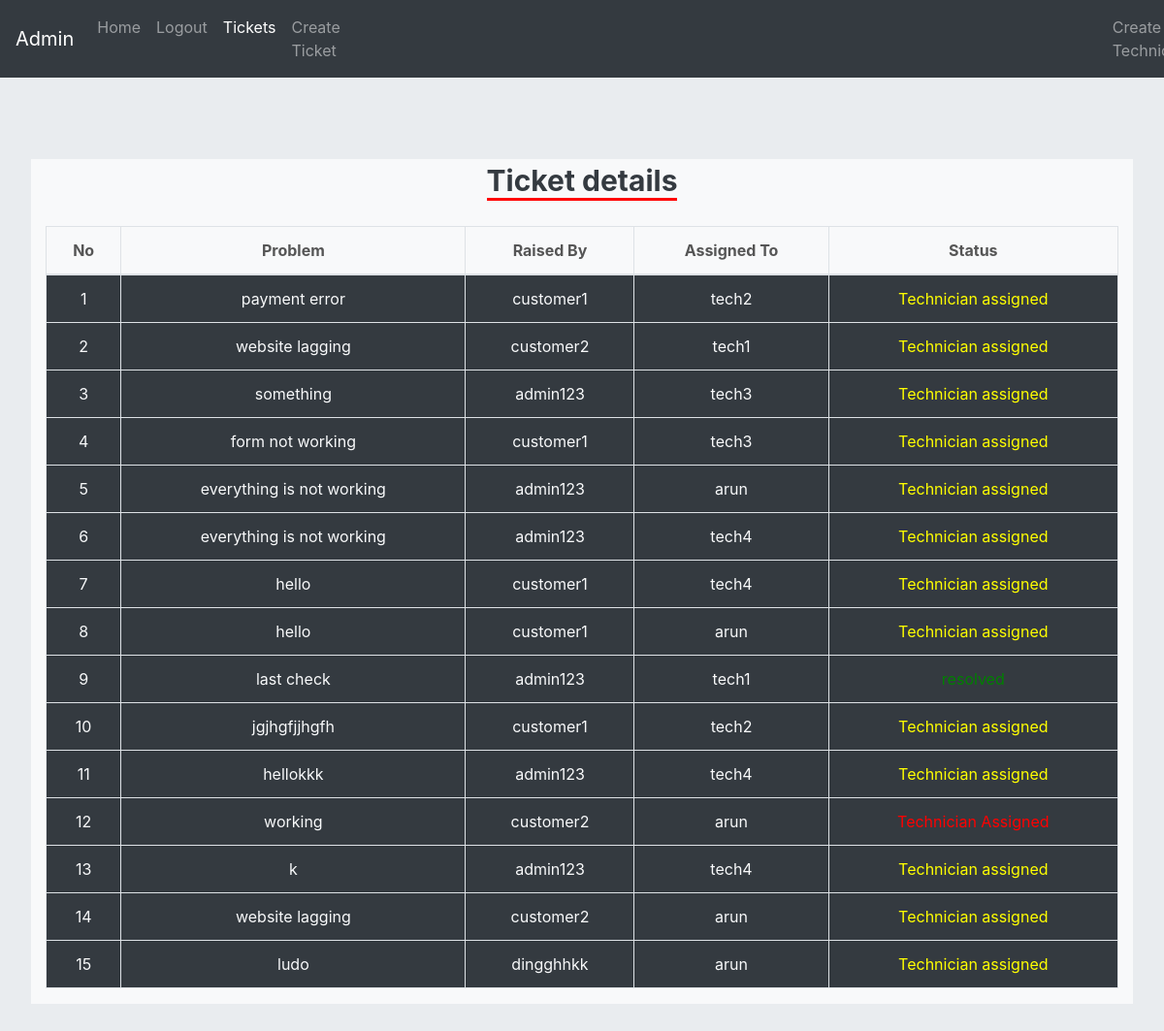
The app's page /webadmin/ (signed in) with its own data.
### administer/models.py (models this page shows, shortened)
class Ticket(models.Model):
    user = models.ForeignKey(User, on_delete=models.CASCADE)
    content = models.CharField(max_length=50)
    technician = models.CharField(max_length=50, blank=True, null=True)
    status = models.CharField(max_length=50, default='pending')
    time = models.DateTimeField(default=timezone.now)

class User(AbstractUser):
    is_customer = models.BooleanField(default=False)
    is_technician = models.BooleanField(default=False)

### customers/views.py (the view)
# urls.py: path('admin/', admin.site.urls),
@admin_login_required
def admin(request):
    technicians = User.objects.filter(is_technician=True)
    tickets = Ticket.objects.all()
    length = len(list(tickets))
    return render(request, 'customers/admin.html', {'tickets': tickets, 'technicians': technicians, 'length': length})

### customers/templates/customers/admin.html (shortened to what this page needs)
{% extends 'customers/base.html' %}
{% block content %}
    <nav class="navbar fixed-top navbar-expand-lg navbar-dark bg-dark">
        <a class="navbar-brand" href="#">Admin</a>
        <div class="collapse navbar-collapse" id="navbarSupportedContent">
             <ul class="navbar-nav mr-auto">
                <li class="nav-item">
                    <a class="nav-link" href="{% url 'home' %}">Home <span class="sr-only">(current)</span></a>
                </li>
                 <li class="nav-item">
                    <a class="nav-link" href="{% url 'logout' %}">Logout</a>
                </li>
                <li class="nav-item active">
                    <a class="nav-link" href="{% url 'admin' %}">Tickets</a>
                </li>
                  <li class="nav-item">
                    <a class="nav-link" href="{% url 'admin_ticket' %}"> Create Ticket</a>
                </li>
                 <li class="nav-item" style="margin-left:780px;">
                    <a class="nav-link" href="{% url 'technician_signup' %}">Create Technician</a>
                </li>
            </ul>
        </div>
    </nav>
{% if length is 0 %}
    <div class="jumbotron text-info text-center" style="margin-top:100px;">
            <h3>No queries raised by customers!</h3>
    </div>
{% else %}
    <div class="jumbotron" >
        <div class="container bg-light" style="margin-top:100px;">
            <div class="text-center">
                    <strong style="font-size:30px;border-bottom:3px solid red;" class="text-dark" >Ticket details</strong>
            </div><br>
            <div class="table-responsive">
                <table class="table table-bordered table-striped table-hover ">
                    <thead>
                        <tr style="color:#555;text-align:center;">
                            <th>No</th>
                            <th>Problem</th>
                            <th>Raised By</th>
                            <th>Assigned To</th>
                            <th>Status</th>
                        </tr>
                    </thead>
                    <tbody>
                        {% for ticket in tickets %}
                            <tr  class=" bg-dark text-light text-center">
                                <td>{{forloop.counter}}</td>
                                <td title="ticket">{{ticket.content}}</td>
                                <td title="ticket">{{ticket.user}}</td>
                                {% if ticket.technician is None%}
                                    <td class="text-danger">Not yet assigned</td>
                                {% else %}
                                    <td>{{ticket.technician}}</td>
                                {% endif %}
                                {% if ticket.status == "resolved" %}
                                    <td title="status" style="color:green;">{{ticket.status}}</td>
                                {% elif ticket.status == "Technician assigned" %}
                                    <td title="status" style="color:yellow;">{{ticket.status}}</td>
                                {% else %}
                                    <td title="status" style="color:red;">{{ticket.status}}</td>
                                {% endif %}
                            </tr>
                        {% endfor %}
                    </tbody>
                </table>
            </div>
        </div>
    </div>
{% endif %}
{% endblock %}

### customers/templates/customers/base.html (shortened to what this page needs)
{% load static %}
<!DOCTYPE html>
<html lang="en">
<head>
    <link rel="stylesheet" href="https://maxcdn.bootstrapcdn.com/bootstrap/4.0.0/css/bootstrap.min.css">
    <link rel="stylesheet" href="https://cdnjs.cloudflare.com/ajax/libs/font-awesome/4.7.0/css/font-awesome.min.css">
    <link rel="stylesheet" href="https://cdn.jsdelivr.net/npm/bootstrap-select@1.13.9/dist/css/bootstrap-select.min.css">
</head>
<body>
    <main>
        <section>
                {% block content %}
                {% endblock %}
        </section>
    </main>
</body>
</html>

### records on screen
Ticket: content "payment error", user "customer1", technician "tech2", status "Technician assigned"
Ticket: content "website lagging", user "customer2", technician "tech1", status "Technician assigned"
Ticket: content "something", user "admin123", technician "tech3", status "Technician assigned"
Ticket: content "form not working", user "customer1", technician "tech3", status "Technician assigned"
Ticket: content "everything is not working", user "admin123", technician "arun", status "Technician assigned"
Ticket: content "everything is not working", user "admin123", technician "tech4", status "Technician assigned"
Ticket: content "hello", user "customer1", technician "tech4", status "Technician assigned"
Ticket: content "hello", user "customer1", technician "arun", status "Technician assigned"
Ticket: content "last check", user "admin123", technician "tech1"
Ticket: content "jgjhgfjjhgfh", user "customer1", technician "tech2", status "Technician assigned"
Ticket: content "hellokkk", user "admin123", technician "tech4", status "Technician assigned"
Ticket: content "working", user "customer2", technician "arun", status "Technician Assigned"
Ticket: content "k", user "admin123", technician "tech4", status "Technician assigned"
Ticket: content "website lagging", user "customer2", technician "arun", status "Technician assigned"
Ticket: content "ludo", user "dingghhkk", technician "arun", status "Technician assigned"
